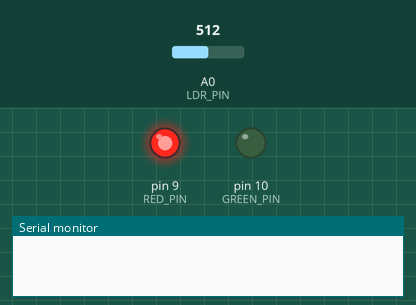
Recording of a sketch running on a simulated Arduino Uno, built with avr-gcc and run on an emulated ATmega328P. Shown: output pins drawn as LEDs (lit = HIGH), the last lines printed to the serial monitor. The inputs (shaded band) are chosen by the test bench; at power-on: A0 (LDR_PIN) = 512.

Above: at 1.2 s.
1.3 s: A0 (LDR_PIN) set to 525
At 1.6 s:
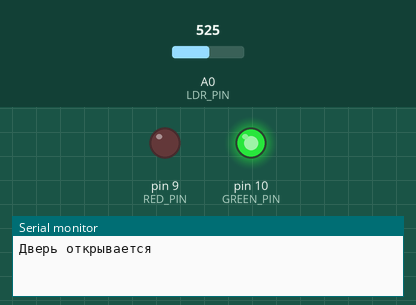
2.8 s: A0 (LDR_PIN) set to 511
At 4.3 s:
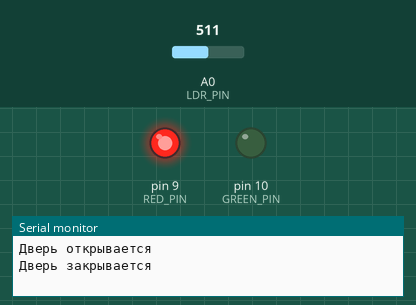
4.8 s: A0 (LDR_PIN) set to 716
At 5.5 s:
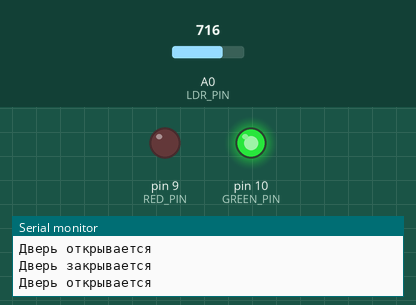
6.3 s: A0 (LDR_PIN) set to 502
At 8.2 s:
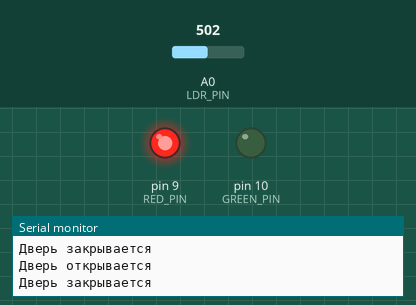
Timing chart, 0 to 9.3 s (numbered marks = the images above; inputs shaded):
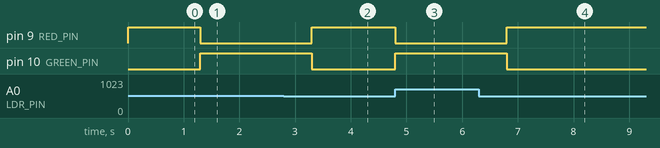

The sketch:

sketch.ino
```cpp
// Задание 9
// Зелёный светодиод - двери открываются
// Красный светодиод - двери закрываются
// Фоторезистор имитирует приближение/удаление человека от дверей

#define RED_PIN     9    // красный светодиод (закрытая дверь)
#define GREEN_PIN   10   // зелёный светодиод (открытая дверь)
#define LDR_PIN     A0   // фоторезистор

#define THRESHOLD   512  // порог срабатывания (человек "подошёл")
#define CHECK_DELAY 1000 // через сколько мс повторно проверяем фоторезистор

bool doorOpen = false; // по умолчанию дверь закрыта

void setup() {
  pinMode(RED_PIN, OUTPUT);
  pinMode(GREEN_PIN, OUTPUT);
  Serial.begin(9600);

  // По умолчанию горит светодиод закрытой двери
  closeDoor();
}

void loop() {
  int lightValue = analogRead(LDR_PIN);

  if (lightValue > THRESHOLD) {
    // Человек рядом - открываем дверь
    openDoor();

    delay(CHECK_DELAY);

    // Проверяем ещё раз: человек всё ещё рядом?
    int recheckValue = analogRead(LDR_PIN);
    if (recheckValue > THRESHOLD) {
      // Остаётся открытой, ничего не меняем
    } else {
      closeDoor();
    }
  } else {
    // Человека рядом нет - дверь закрыта
    closeDoor();
  }
}

void openDoor() {
  digitalWrite(RED_PIN, LOW);
  digitalWrite(GREEN_PIN, HIGH);
  if (!doorOpen) {
    Serial.println("Дверь открывается");
  }
  doorOpen = true;
}

void closeDoor() {
  digitalWrite(GREEN_PIN, LOW);
  digitalWrite(RED_PIN, HIGH);
  if (doorOpen) {
    Serial.println("Дверь закрывается");
  }
  doorOpen = false;
}
```

Measured:
- the behaviour switches between 512 and 513 on A0 (LDR_PIN) (found by bisection; images 0 and 1)
- after the input at 1.3 s, pin 9 (RED_PIN): HIGH → LOW at once; pin 10 (GREEN_PIN): LOW → HIGH at once
- after the input at 2.8 s, pin 9 (RED_PIN): LOW → HIGH after 0.50 s; pin 10 (GREEN_PIN): HIGH → LOW after 0.50 s
- after the input at 4.8 s, pin 9 (RED_PIN): HIGH → LOW at once; pin 10 (GREEN_PIN): LOW → HIGH at once
- after the input at 6.3 s, pin 9 (RED_PIN): LOW → HIGH after 0.50 s; pin 10 (GREEN_PIN): HIGH → LOW after 0.50 s
